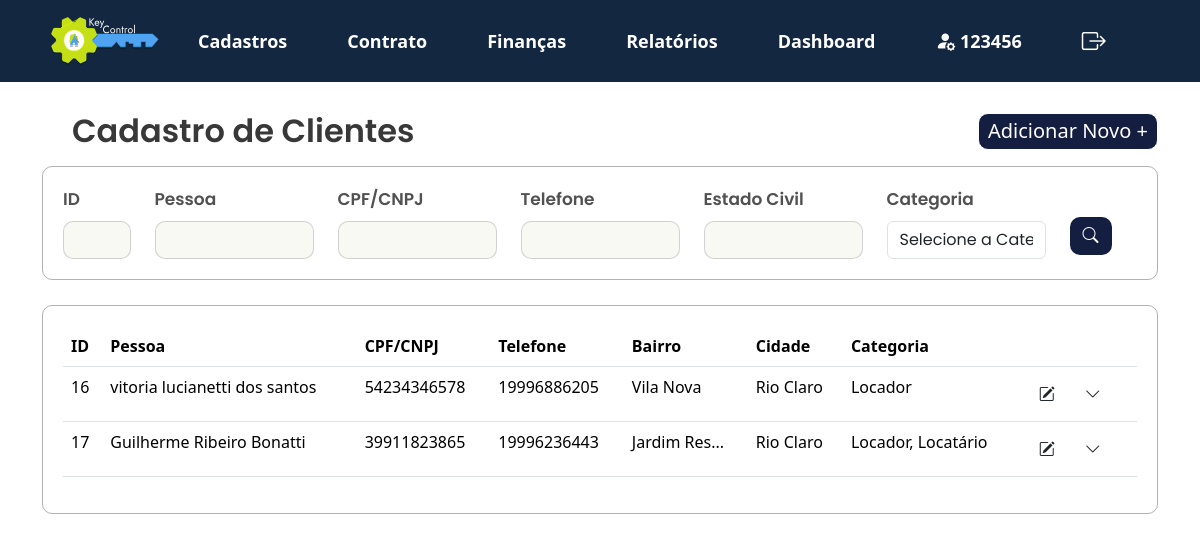
Page /KeyControl/projeto/views/lista_cliente.php (signed in) on the committed database.
### tables this page shows
CREATE TABLE `cadastro_cliente` (
  `id` int(11) NOT NULL,
  `nome` varchar(100) NOT NULL,
  `rg_ie` varchar(20) DEFAULT NULL,
  `data_nascimento_fundacao` date DEFAULT NULL,
  `telefone` varchar(20) DEFAULT NULL,
  `email` varchar(100) DEFAULT NULL,
  `estado_civil` varchar(20) DEFAULT NULL,
  `nacionalidade` varchar(50) DEFAULT NULL,
  `profissao` varchar(50) DEFAULT NULL,
  `cep` varchar(10) DEFAULT NULL,
  `rua` varchar(100) DEFAULT NULL,
  `numero` varchar(10) DEFAULT NULL,
  `bairro` varchar(50) DEFAULT NULL,
  `cidade` varchar(50) DEFAULT NULL,
  `estado` varchar(50) DEFAULT NULL,
  `pais` varchar(50) DEFAULT NULL,
  `locador` tinyint(1) DEFAULT 0,
  `locatario` tinyint(1) DEFAULT 0,
  `fiador` tinyint(1) DEFAULT 0,
  `comprador` tinyint(1) DEFAULT 0,
  `complemento` varchar(255) DEFAULT NULL,
  `cpf_cnpj` varchar(20) NOT NULL,
  `id_imobiliaria` varchar(20) NOT NULL
);

### KeyControl/projeto/app/controllers/filtros_pessoas.php (called while the page is built, shortened)
<?php
include '../app/controllers/db_conexao.php';
function buildQuery($id, $nome, $cpf_cnpj, $telefone, $estado_civil, $cidade, $categoria) {
    $sql = "SELECT * FROM cadastro_cliente WHERE 1=1";
    $params = [];
    return [$sql, $params];
}
$id = $_POST['id'] ?? '';
$nome = $_POST['nome'] ?? '';
$cpf_cnpj = $_POST['cpf_cnpj'] ?? '';
$telefone = $_POST['telefone'] ?? '';
$estado_civil = $_POST['estado_civil'] ?? '';
$cidade = $_POST['cidade'] ?? '';
$categoria = $_POST['categoria'] ?? '';
list($sql, $params) = buildQuery($id, $nome, $cpf_cnpj, $telefone, $estado_civil, $cidade, $categoria);
if (isset($pdo) && $pdo) {
    try {
        $stmt = $pdo->prepare($sql);
        $stmt->execute($params);
        $result = $stmt->fetchAll(PDO::FETCH_ASSOC);
    } catch (Exception $e) {
        echo "Erro na execução da consulta: " . htmlspecialchars($e->getMessage());
    }
} else {
    echo "Erro na conexão com o banco de dados.";
}
?>

### KeyControl/projeto/views/lista_cliente.php (the view, shortened to what this page needs)
<?php
include '../app/controllers/filtros_pessoas.php';
?>
<!DOCTYPE html>
<html lang="pt-br">
<head>
   <link href="https://cdn.jsdelivr.net/npm/bootstrap@5.3.3/dist/css/bootstrap.min.css" rel="stylesheet">
   <link rel="stylesheet" href="../public/assets/js/menu.js">
   <link rel="stylesheet" href="https://cdn.jsdelivr.net/npm/bootstrap-icons@1.10.5/font/bootstrap-icons.css">
   <link rel="stylesheet" type="text/css" href="../public/assets/css/style2.css">
</head>
<body>
   <?php include 'navbar.php'; ?>
   <section>
      <div class="container">
         <div class="d-flex justify-content-between align-items-center mb-3">
            <h2 class="mb-0">Cadastro de Clientes</h2>
            <a href="../views/cadastro_cliente.php" class="button_adicionarnovo">Adicionar Novo +</a>
         </div>
      </div>
      <div class="container">
         <form method="POST" action="">
            <div class="filtros-container">
               <div class="row g-12">
                  <div class="col-md-1">
                     <label for="id" class="form-label">ID</label>
                     <input type="text" id="id" class="form-control" name="id" value="<?= htmlspecialchars($_POST['id'] ?? '') ?>">
                  </div>
                  <div class="col-md-2">
                     <label for="nome" class="form-label">Pessoa</label>
                     <input type="text" id="nome" class="form-control" name="nome" value="<?= htmlspecialchars($_POST['nome'] ?? '') ?>">
                  </div>
                  <div class="col-md-2">
                     <label for="cpf_cnpj" class="form-label">CPF/CNPJ</label>
                     <input type="text" id="cpf_cnpj" class="form-control" name="cpf_cnpj" value="<?= htmlspecialchars($_POST['cpf_cnpj'] ?? '') ?>">
                  </div>
                  <div class="col-md-2">
                     <label for="telefone" class="form-label">Telefone</label></label>
                     <input type="text" id="telefone" class="form-control" name="telefone" value="<?= htmlspecialchars($_POST['telefone'] ?? '') ?>">
                  </div>
                  <div class="col-md-2">
                     <label for="estado_civil" class="form-label">Estado Civil</label>
                     <input type="text" id="estado_civil" class="form-control" name="estado_civil" value="<?= htmlspecialchars($_POST['estado_civil'] ?? '') ?>">
                  </div>
                  <div class="col-md-2 position-relative">
                     <label for="categoria" class="mb-2">Categoria</label>
                     <select class="form-control" name="categoria" id="categoria" onchange="checkSelection('categoria')">
                        <option value="" disabled <?= !isset($_POST['categoria']) ? 'selected' : '' ?>>Selecione a Categoria</option>
                     </select>
                  </div>
                  <div class="col-md-1">
                     <button class="btn btn-buscar" type="submit">
                        <i class="bi bi-search"></i>
                     </button>
                  </div>
               </div>
            </div>
         </form>
      </div>
   </section>
   <section>
      <div class="container">
         <div class="card_relatório">
            <table class="table table-hover">
               <thead>
                  <tr>
                     <th>ID</th>
                     <th>Pessoa</th>
                     <th>CPF/CNPJ</th>
                     <th>Telefone</th>
                     <th>Bairro</th>
                     <th>Cidade</th>
                     <th>Categoria</th>
                     <th></th>
                  </tr>
               </thead>
               <tbody>
                  <?php
                  if ($result && count($result) > 0) {
                     foreach ($result as $row) {
                        $categorias = [];
                        if ($row['locador']) {
                           $categorias[] = 'Locador';
                        }
                        if ($row['locatario']) {
                           $categorias[] = 'Locatário';
                        }
                        $categoriaTexto = implode(', ', $categorias);
                        echo "<tr>
                                     <td>" . htmlspecialchars($row['id']) . "</td>
                                     <td>" . htmlspecialchars($row['nome']) . "</td>
                                     <td>" . htmlspecialchars($row['cpf_cnpj']) . "</td>
                                    <td>" . htmlspecialchars($row['telefone']) . "</td>
                                     <td>" . htmlspecialchars(substr($row['bairro'], 0, 10) . (strlen($row['bairro']) > 10 ? '...' : '')) . "</td>
                                     <td>" . htmlspecialchars($row['cidade']) . "</td>
                                     <td>" . htmlspecialchars($categoriaTexto) . "</td>
                                     <td>
                                         <button class='btn' onclick=\"window.location.href='../views/modifica_cliente.php?id=" . htmlspecialchars($row['id']) . "'\">
                                          <i class='bi bi-pencil-square'></i>
                                          </button>
                                         <button class='btn' onclick='toggleSubMenu(this)'>
                                             <i class='bi bi-chevron-down'></i>
                                         </button>
                                         <div class='submenu' style='display: none;'>
                                             <div class='submenu-options'>
                                                 <button class='imprimir' onclick='redirectToRelatorio(" . htmlspecialchars($row['id']) . ")'>
                                                      <i class='bi bi-printer'></i> Imprimir
                                                </button>
                                                 <button class='excluir' onclick='deleteRecord(" . htmlspecialchars($row['id']) . ")'>
                                                     <i class='bi bi-trash'></i> Excluir
                                                 </button>
                                             </div>
                                         </div>
                                     </td>
                                 </tr>";
                     }
                  } else {
                     echo "<tr><td colspan='9'>Nenhum registro encontrado</td></tr>";
                  }
                  ?>
               </tbody>
            </table>
         </div>
      </div>
   </section>
</body>
</html>

### KeyControl/projeto/public/assets/css/style2.css (style rules this page uses)
h2 { font-family: "Poppins", sans-serif; font-weight: 600; font-style: normal; color: #383838; margin: 30px; }
.container h2 { position: relative; z-index: 1; }
form { font-family: "Poppins", sans-serif; font-style: normal; font-weight: 600; font-size: 17px; color: rgb(82, 80, 80); }
input.form-control { background-color: #F7F9F2; color: #333; border: 0px; }
h2.mb-0 { margin-block: auto; }
.filtros-container input.form-control { border: 1px solid #3838383b; border-radius: 10px; }
.filtros-container { width: auto; height: auto; border: 1px solid #38383862; border-radius: 10px; padding: 20px; display: flex; }
.filtros-container .btn-buscar { margin-top: 30px; }
.btn-buscar { background-color: #131E41; color: white; border-radius: 10px; }
.card_relatório { width: auto; height: auto; border: 1px solid #38383862; border-radius: 10px; margin-top: 25px; margin-bottom: 20px; padding: 20px; }
.button_adicionarnovo { border: 1px solid; border-radius: 10px; background-color: #131E41; width: 180px; height: 37px; align-items: center; display: flex; justify-content: center; align-items: center; text-align: center; color: #ffffff; font-size: 20px; text-decoration: none; }

### rows in the picture
cadastro_cliente: id "16", nome "vitoria lucianetti dos santos", cpf_cnpj "54234346578", telefone "19996886205", bairro "Vila Nova", cidade "Rio Claro", categoriaTexto "Locador"
cadastro_cliente: id "17", nome "Guilherme Ribeiro Bonatti", cpf_cnpj "39911823865", telefone "19996236443", bairro "Jardim Res...", cidade "Rio Claro", categoriaTexto "Locador, Locatário"

### other values in the picture
$first_name "123456"
